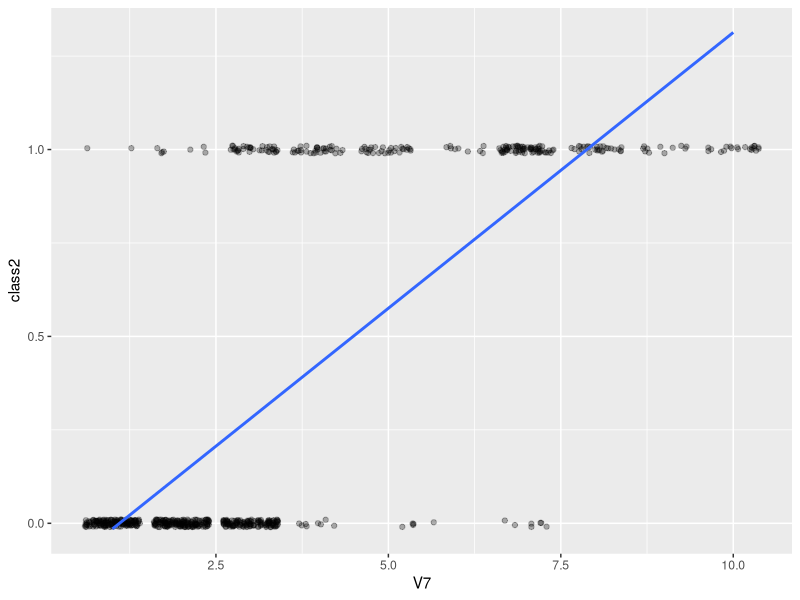

Write the R code that produced this figure.
## ---- chunk 1
library(MASS)
library(car)
library(tidyverse)
data(biopsy)
## ---- chunk 2
biopsy <- biopsy %>%
  mutate(class2 = ifelse(class == "benign", 0, 1))

ggplot(data = biopsy, aes(x = V7, y = class2)) +
  geom_jitter(height = .01, alpha = .3) +
  geom_smooth(method = "lm", se = F)
## ---- chunk 3
tumor.glm <- glm(class ~ V1 + V3 + V4 + V5 + V6 + V7 + V8 + V9, data = biopsy,
                 family = "binomial")
## ---- chunk 4
exp(coef(tumor.glm))
